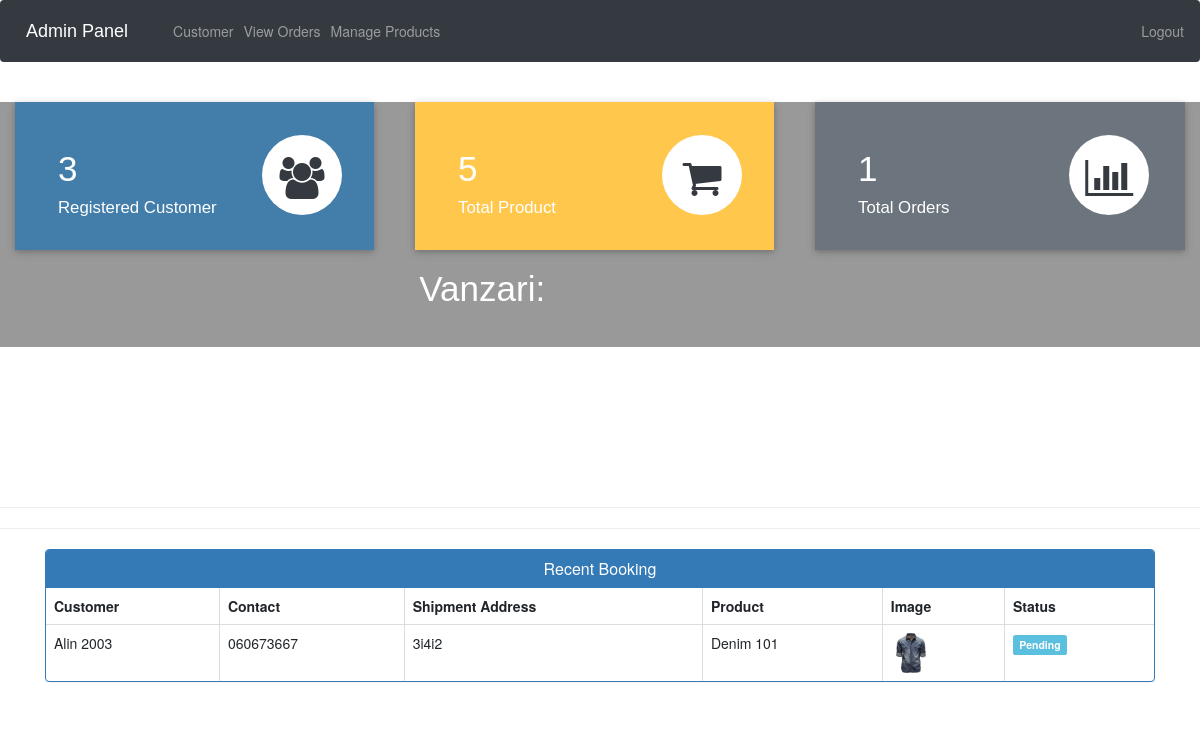
The app's page /admin-dashboard (signed in) with its own data.
### ecom/models.py (models this page shows, shortened)
class Customer(models.Model):
    user=models.OneToOneField(User,on_delete=models.CASCADE)
    profile_pic= models.ImageField(upload_to='profile_pic/CustomerProfilePic/',null=True,blank=True)
    address = models.CharField(max_length=40)
    mobile = models.CharField(max_length=20,null=False)
    @property
    def get_name(self):
        return self.user.first_name+" "+self.user.last_name

class Orders(models.Model):
    STATUS =(
        ('Pending','Pending'),
        ('Order Confirmed','Order Confirmed'),
        ('Out for Delivery','Out for Delivery'),
        ('Delivered','Delivered'),
    )
    customer=models.ForeignKey('Customer', on_delete=models.CASCADE,null=True)
    product=models.ForeignKey('Product',on_delete=models.CASCADE,null=True)
    email = models.CharField(max_length=50,null=True)
    address = models.CharField(max_length=500,null=True)
    mobile = models.CharField(max_length=20,null=True)
    order_date= models.DateField(auto_now_add=True,null=True)
    status=models.CharField(max_length=50,null=True,choices=STATUS)

class Product(models.Model):
    name=models.CharField(max_length=40)
    product_image= models.ImageField(upload_to='product_image/',null=True,blank=True)
    price = models.PositiveIntegerField()
    description=models.CharField(max_length=40)

### ecom/views.py (the view)
# urls.py: path('admin-dashboard', views.admin_dashboard_view,name='admin-dashboard'),
@login_required(login_url='adminlogin')
def admin_dashboard_view(request):
    customercount=models.Customer.objects.all().count()
    productcount=models.Product.objects.all().count()
    ordercount=models.Orders.objects.all().count()
    orders=models.Orders.objects.all()
    ordered_products=[]
    ordered_bys=[]
    for order in orders:
        ordered_product=models.Product.objects.all().filter(id=order.product.id)
        ordered_by=models.Customer.objects.all().filter(id = order.customer.id)
        ordered_products.append(ordered_product)
        ordered_bys.append(ordered_by)
    mydict={
    'customercount':customercount,
    'productcount':productcount,
    'ordercount':ordercount,
    'data':zip(ordered_products,ordered_bys,orders),
    }
    return render(request,'ecom/admin_dashboard.html',context=mydict)

### templates/ecom/admin_dashboard.html
{% extends 'ecom/admin_base.html' %}
{% load static %}
{% block content %}
<br>
{%include 'ecom/admin_dashboard_cards.html'%}
<br><br><br><br><br>
<hr><hr>
<div class="container" >
    <div class="panel panel-primary" >
      <div class="panel-heading" style="text-align:center;">
        <h6 class="panel-title">Recent Booking</h6>
      </div>
      <table class="table table-hover table-bordered" id="dev-table">
        <thead>
          <tr>
            <th>Customer</th>
            <th>Contact</th>
            <th>Shipment Address</th>
            <th>Product</th>
            <th>Image</th>
            <th>Status</th>
          </tr>
        </thead>
        {% for product,customer,order in data %}
        <tr>
          {% for c in customer %}
          <td> {{c.get_name}}</td>
          <td>{{c.mobile}}</td>
          <td>{{order.address}}</td>
          {% endfor %}
          {% for p in product %}
          <td> {{p.name}}</td>
          <td> <img src="{% static p.product_image.url %}" alt="Profile Pic" height="40px" width="40px" /></td>
          {% if order.status == 'Pending'%}
          <td> <span class="label label-info">{{order.status}}</span></td>
          {% elif order.status == 'Delivered' %}
          <td> <span class="label label-success">{{order.status}}</span></td>
          {% elif order.status == 'Out for Delivery' %}
          <td> <span class="label label-warning">{{order.status}}</span></td>
          {%else%}
            <td> <span class="label label-primary">{{order.status}}</span></td>
          {%endif%}
          {% endfor %}
        </tr>
        {% endfor %}
      </table>
  </div>
</div>
{% endblock content %}

### records on screen
Orders: address "3i4i2", status "Pending"
Customer: get_name "Alin 2003", mobile "060673667"
Product: name "Denim 101", product_image (picture)

### other values on screen
{{ customercount }} "3"
{{ productcount }} "5"
{{ ordercount }} "1"
